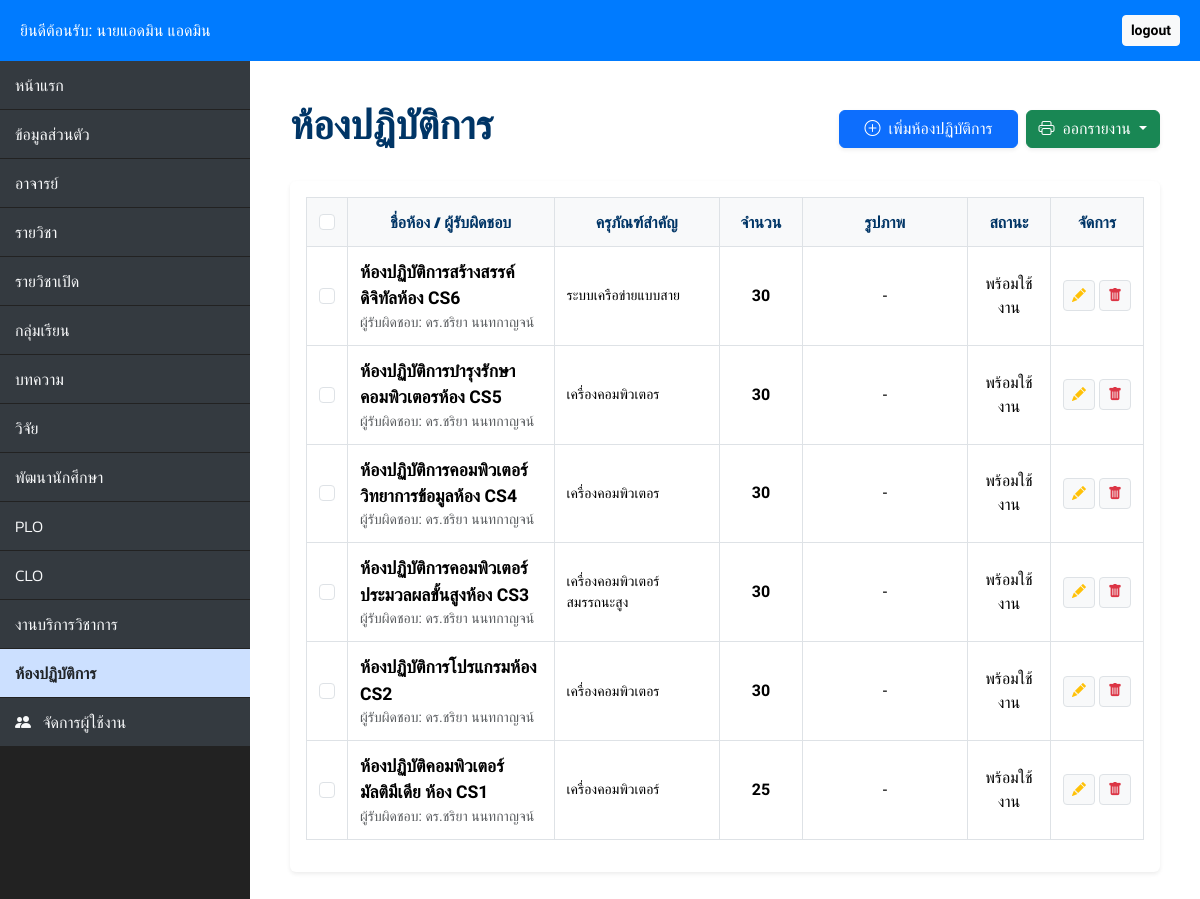
The app's page /laboratory/laboratory.php (signed in) with its own data.
### tables this page shows
CREATE TABLE `laboratory` (
  `lab_id` int(20) NOT NULL,
  `use_id` int(11) NOT NULL,
  `lab_name` varchar(266) DEFAULT NULL,
  `lab_num` varchar(256) DEFAULT NULL,
  `lab_durable` varchar(256) DEFAULT NULL,
  `lab_status` varchar(256) DEFAULT NULL,
  `lab_pic` varchar(255) NOT NULL
);

CREATE TABLE `users` (
  `use_id` int(20) NOT NULL,
  `username` varchar(50) DEFAULT NULL,
  `password` varchar(255) DEFAULT NULL,
  `use_title` varchar(20) DEFAULT NULL,
  `use_fname` varchar(50) DEFAULT NULL,
  `use_lname` varchar(50) DEFAULT NULL,
  `salt_use` varchar(256) NOT NULL,
  `use_role` varchar(10) NOT NULL
);

### laboratory/laboratory.php (the view, shortened to what this page needs)
<?php
require_once "../config.php";
$logged_in_user_id = $_SESSION["use_id"];
$full_name = htmlspecialchars(($_SESSION["use_title"] ?? '') . ($_SESSION["use_fname"] ?? '') . " " . ($_SESSION["use_lname"] ?? ''));
$user_role = $_SESSION["use_role"] ?? 'user';
$is_admin = ($user_role == 'admin');
$labs = [];
$sql = "SELECT l.*, u.use_title, u.use_fname, u.use_lname
        FROM laboratory l
        LEFT JOIN users u ON l.use_id = u.use_id
        ORDER BY l.lab_id DESC";
if ($result = $link->query($sql)) {
    while ($row = $result->fetch_assoc()) {
        $labs[] = $row;
    }
}
?>
<!DOCTYPE html>
<html lang="th">
<head>
    <link href="https://cdn.jsdelivr.net/npm/bootstrap@5.3.3/dist/css/bootstrap.min.css" rel="stylesheet">
    <link rel="stylesheet" href="https://cdn.jsdelivr.net/npm/bootstrap-icons@1.11.3/font/bootstrap-icons.min.css">
</head>
<body>
    <div class="main-header no-print">
        <div class="d-flex justify-content-between align-items-center">
            <p class="mb-0">ยินดีต้อนรับ: <?php echo $full_name; ?></p>
            <a href="../login/logout.php" class="btn btn-sm btn-light fw-bold">logout</a>
        </div>
    </div>
    <div class="d-flex">
        <nav class="sidebar no-print">
            <div class="nav flex-column">
                <a class="nav-link" href="../dashboard.php">หน้าแรก</a>
                <a class="nav-link" href="../profile/profile.php">ข้อมูลส่วนตัว</a>
                <a class="nav-link" href="../teacher/teacher.php">อาจารย์</a>
                <a class="nav-link" href="../course/course.php">รายวิชา</a>
                <a class="nav-link" href="../opencourse/opencourse.php">รายวิชาเปิด</a>
                <a class="nav-link" href="../section/section.php">กลุ่มเรียน</a>
                <a class="nav-link" href="../article/article.php">บทความ</a>
                <a class="nav-link" href="../research/research.php">วิจัย</a>
                <a class="nav-link" href="../development/development.php">พัฒนานักศึกษา</a>
                <a class="nav-link" href="../plo/plo.php">PLO</a>
                <a class="nav-link" href="../clo/clo.php">CLO</a>
                <a class="nav-link" href="../services/services.php">งานบริการวิชาการ</a>
                <a class="nav-link active" href="laboratory.php">ห้องปฏิบัติการ</a>
                <?php if ($is_admin): ?>
                    <a class="nav-link" href="../manage_users.php"><i class="bi bi-people-fill me-2"></i> จัดการผู้ใช้งาน</a>
                <?php endif; ?>
            </div>
        </nav>
        <main class="content">
            <div class="d-flex justify-content-between align-items-center mb-4 no-print">
                <h1>ห้องปฏิบัติการ</h1>
                <div class="d-flex gap-2">
                    <button class="btn btn-primary shadow-sm px-4" onclick="openLabModal('add')">
                        <i class="bi bi-plus-circle me-1"></i> เพิ่มห้องปฏิบัติการ
                    </button>
                    <div class="dropdown">
                        <button class="btn btn-success dropdown-toggle shadow-sm" type="button" data-bs-toggle="dropdown">
                            <i class="bi bi-printer me-1"></i> ออกรายงาน
                        </button>
                    </div>
                </div>
            </div>
            <div class="card border-0 shadow-sm p-3">
                <div class="table-responsive">
                    <table class="table table-bordered table-custom align-middle" id="labTable">
                        <thead>
                            <tr>
                                <th class="no-print" style="width: 45px;"><input type="checkbox" id="selectAll" class="form-check-input"></th>
                                <th style="width: 25%;">ชื่อห้อง / ผู้รับผิดชอบ</th>
                                <th style="width: 20%;">ครุภัณฑ์สำคัญ</th>
                                <th style="width: 10%; text-align: center;">จำนวน</th>
                                <th style="width: 20%; text-align: center;">รูปภาพ</th>
                                <th style="width: 10%; text-align: center;">สถานะ</th>
                                <th class="text-center no-print" style="width: 100px;">จัดการ</th>
                            </tr>
                        </thead>
                        <tbody>
                            <?php if (count($labs) > 0): ?>
                                <?php foreach ($labs as $lab):
                                    $is_owner = ($lab['use_id'] == $logged_in_user_id);
                                    $owner_name = htmlspecialchars($lab['use_title'] . $lab['use_fname'] . " " . $lab['use_lname']);
                                ?>
                                    <tr class="lab-row">
                                        <td class="text-center no-print"><input type="checkbox" class="row-checkbox form-check-input"></td>
                                        <td>
                                            <div class="fw-bold" style="color: #000; font-size: 1.1rem;">
                                                <?php echo htmlspecialchars($lab['lab_name']); ?>
                                            </div>
                                            <div class="small text-muted">ผู้รับผิดชอบ: <?php echo $owner_name; ?></div>
                                        </td>
                                        <td class="small"><?php echo nl2br(htmlspecialchars($lab['lab_durable'] ?? '-')); ?></td>
                                        <td class="text-center fw-bold"><?php echo htmlspecialchars($lab['lab_num']); ?></td>
                                        <td>
                                            <div class="d-flex flex-wrap justify-content-center gap-1">
                                                <?php
                                                if (!empty($lab['lab_pic'])) {
                                                    $pics = explode(',', $lab['lab_pic']);
                                                    foreach ($pics as $p) {
                                                        $path = "../uploads_piclab/" . trim($p);
                                                        echo '<img src="' . $path . '" class="img-preview-sm" onclick="viewFullImage(\'' . $path . '\')">';
                                                    }
                                                } else {
                                                    echo '-';
                                                }
                                                ?>
                                            </div>
                                        </td>
                                        <td class="text-center" style="color: #000; font-weight: 500;">
                                            <?php echo htmlspecialchars($lab['lab_status']); ?>
                                        </td>
                                        <td class="text-center no-print">
                                            <?php if ($is_admin || $is_owner): ?>
                                                <div class="d-flex justify-content-center gap-1">
                                                    <button class="btn btn-light btn-sm border" onclick='openLabModal("edit", <?php echo json_encode($lab); ?>)'>
                                                        <i class="bi bi-pencil-fill text-warning"></i>
                                                    </button>
                                                    <a href="process_lab.php?delete=<?php echo $lab['lab_id']; ?>" class="btn btn-light btn-sm border" onclick="return confirm('ยืนยันการลบข้อมูลนี้?')">
                                                        <i class="bi bi-trash-fill text-danger"></i>
                                                    </a>
                                                </div>
                                            <?php else: ?>
                                                <i class="bi bi-lock-fill text-muted"></i>
                                            <?php endif; ?>
                                        </td>
                                    </tr>
                                <?php endforeach; ?>
                            <?php else: ?>
                                <tr>
                                    <td colspan="7" class="text-center py-4 text-muted">ไม่พบข้อมูลห้องปฏิบัติการในระบบ</td>
                                </tr>
                            <?php endif; ?>
                        </tbody>
                    </table>
                </div>
            </div>
        </main>
    </div>
</body>
</html>

### laboratory/laboratory.php (style rules this page uses)
:root { --bg-dark: #222222; --accent-blue: #007bff; --sidebar-link-bg: #343a40; --sidebar-active: #cce0ff; --primary-navy: #003566; }
body { font-family: 'Sarabun', sans-serif; background-color: #f4f6f9; margin: 0; }
.main-header { background-color: var(--accent-blue); color: white; padding: 15px 20px; z-index: 1000; position: relative; }
.sidebar { width: 250px; background-color: var(--bg-dark); min-height: 100vh; flex-shrink: 0; }
.sidebar .nav-link { color: #f8f9fa; padding: 12px 15px; margin-bottom: 1px; font-size: 1rem; background-color: var(--sidebar-link-bg); text-decoration: none; display: block; font-weight: 300; font-family: 'Kanit'; }
.sidebar .nav-link.active { background-color: var(--sidebar-active); color: #212529; font-weight: 600; }
.content { flex-grow: 1; padding: 40px; background-color: white; min-height: 100vh; }
h1 { font-family: 'Kanit'; font-weight: 600; color: var(--primary-navy); }
.table-custom thead th { background-color: #f8f9fa; color: var(--primary-navy); border: 1px solid #dee2e6; text-align: center; padding: 12px; font-family: 'Kanit'; }
.table-custom td { border: 1px solid #dee2e6; vertical-align: middle; padding: 12px; }

### records on screen
laboratory: lab_name "ห้องปฏิบัติการสร้างสรรค์ดิจิทัลห้อง CS6", use.use_lname "ดร.ชริยา นนทกาญจน์", lab_durable "ระบบเครือข่ายแบบสาย", lab_num "30", lab_status "พร้อมใช้งาน"
laboratory: lab_name "ห้องปฏิบัติการบำรุงรักษาคอมพิวเตอรห้อง CS5", use.use_lname "ดร.ชริยา นนทกาญจน์", lab_durable "เครื่องคอมพิวเตอร", lab_num "30", lab_status "พร้อมใช้งาน"
laboratory: lab_name "ห้องปฏิบัติการคอมพิวเตอร์วิทยาการข้อมูลห้อง CS4", use.use_lname "ดร.ชริยา นนทกาญจน์", lab_durable "เครื่องคอมพิวเตอร", lab_num "30", lab_status "พร้อมใช้งาน"
laboratory: lab_name "ห้องปฏิบัติการคอมพิวเตอร์ประมวลผลขั้นสูงห้อง CS3", use.use_lname "ดร.ชริยา นนทกาญจน์", lab_durable "เครื่องคอมพิวเตอร์สมรรถนะสูง", lab_num "30", lab_status "พร้อมใช้งาน"
laboratory: lab_name "ห้องปฏิบัติการโปรแกรมห้อง CS2", use.use_lname "ดร.ชริยา นนทกาญจน์", lab_durable "เครื่องคอมพิวเตอร", lab_num "30", lab_status "พร้อมใช้งาน"
laboratory: lab_name "ห้องปฏิบัติคอมพิวเตอร์มัลติมีเดีย ห้อง CS1", use.use_lname "ดร.ชริยา นนทกาญจน์", lab_durable "เครื่องคอมพิวเตอร์", lab_num "25", lab_status "พร้อมใช้งาน"

### other values on screen
$full_name "นายแอดมิน แอดมิน"
